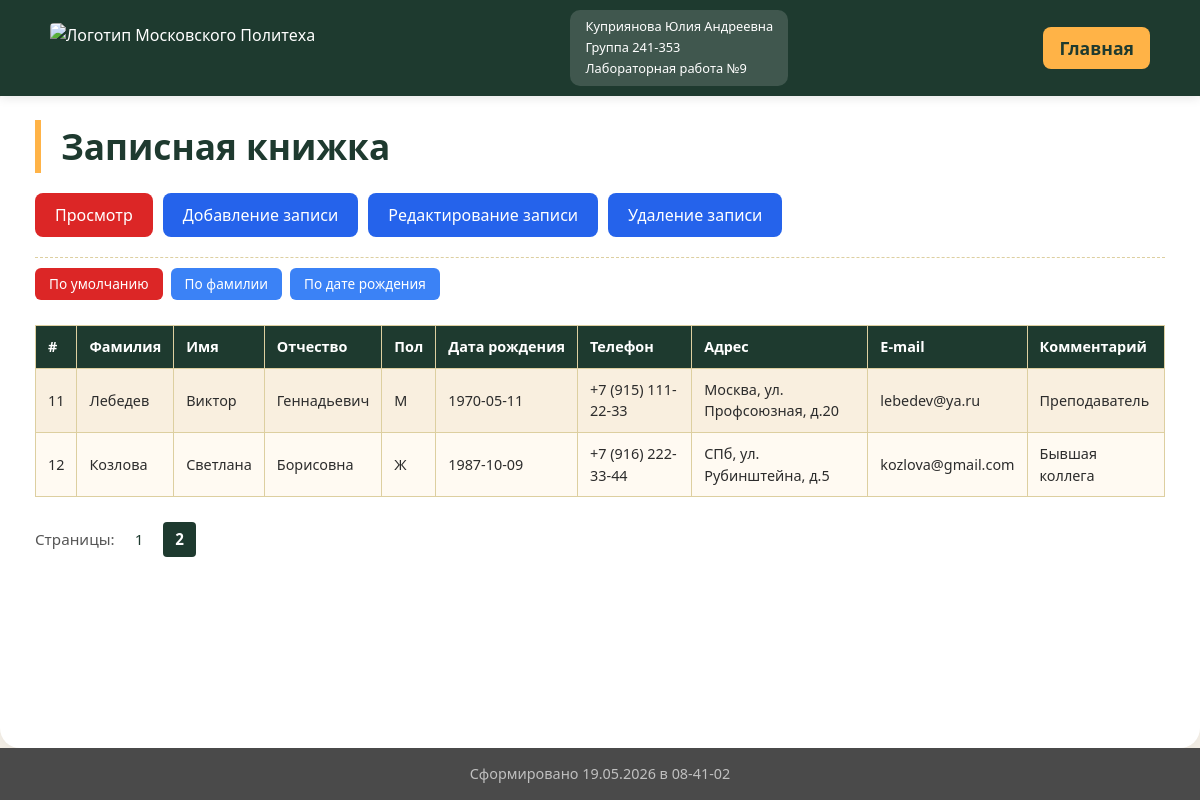
/?p=viewer&sort=byid&pg=1, run on the app's committed database.
### tables this page shows
CREATE TABLE IF NOT EXISTS friends (
    id          INT          NOT NULL AUTO_INCREMENT PRIMARY KEY,   
    surname     VARCHAR(100) NOT NULL,         
    name        VARCHAR(100) NOT NULL,         
    patronymic  VARCHAR(100) DEFAULT '',       
    gender      CHAR(1)      DEFAULT 'М',      
    birthdate   DATE,                          
    phone       VARCHAR(30)  DEFAULT '',       
    address     VARCHAR(255) DEFAULT '',       
    email       VARCHAR(150) DEFAULT '',       
    comment     TEXT         DEFAULT ''        
);

### viewer.php (the view, shortened to what this page needs)
<?php
function getFriendsList(string $type, int $page): string
{
    $mysqli = mysqli_connect('localhost', 'root', '', 'friends');
    $sql_res = mysqli_query($mysqli, 'SELECT COUNT(*) FROM friends');
    if (!mysqli_errno($mysqli) && $row = mysqli_fetch_row($sql_res)) {
        if (!$TOTAL = $row[0]) {
            return '<p class="info-msg">В записной книжке пока нет контактов.</p>';
        }
        $PAGES = ceil($TOTAL / 10);
        switch ($type) {
            default:
                $orderBy = 'ORDER BY id ASC';
                break;
        }
        $offset = $page * 10;
        $sql = 'SELECT * FROM friends ' . $orderBy . ' LIMIT ' . $offset . ', 10';
        $sql_res = mysqli_query($mysqli, $sql);
        $ret = '<table class="food-table">';
        $ret .= '<tr>
                    <th>#</th>
                    <th>Фамилия</th>
                    <th>Имя</th>
                    <th>Отчество</th>
                    <th>Пол</th>
                    <th>Дата рождения</th>
                    <th>Телефон</th>
                    <th>Адрес</th>
                    <th>E-mail</th>
                    <th>Комментарий</th>
                 </tr>';
        $num = $offset + 1;
        while ($row = mysqli_fetch_assoc($sql_res)) {
            $ret .= '<tr>
                        <td>' . $num++ . '</td>
                        <td>' . htmlspecialchars($row['surname']) . '</td>
                        <td>' . htmlspecialchars($row['name']) . '</td>
                        <td>' . htmlspecialchars($row['patronymic']) . '</td>
                        <td>' . htmlspecialchars($row['gender']) . '</td>
                        <td>' . htmlspecialchars($row['birthdate']) . '</td>
                        <td>' . htmlspecialchars($row['phone']) . '</td>
                        <td>' . htmlspecialchars($row['address']) . '</td>
                        <td>' . htmlspecialchars($row['email']) . '</td>
                        <td>' . htmlspecialchars($row['comment']) . '</td>
                     </tr>';
        }
        $ret .= '</table>';
        if ($PAGES > 1) {
            $ret .= '<div id="pages"><span>Страницы: </span>';
            for ($i = 0; $i < $PAGES; $i++) {
                if ($i != $page) {
                    $ret .= '<a href="?p=viewer&sort=' . $type . '&pg=' . $i . '">' . ($i + 1) . '</a>';
                } else {
                    $ret .= '<span class="current-page">' . ($i + 1) . '</span>';
                }
            }
            $ret .= '</div>';
        }
        return $ret;
    }
    return 'Неизвестная ошибка базы данных.';
}

### styles.css (style rules this page uses)
* { margin: 0; padding: 0; box-sizing: border-box; }
body { font-family: 'Segoe UI', Tahoma, Geneva, Verdana, sans-serif; background-color: #f5f0e8; color: #2c2c2c; line-height: 1.5; padding-top: 80px; min-height: 100vh; display: flex; flex-direction: column; }
.food-table { width: 100%; border-collapse: collapse; margin: 25px 0; background-color: #fffaf2; font-size: 0.9rem; }
.food-table th, .food-table td { border: 1px solid #ddcfa0; padding: 10px 12px; text-align: left; }
.food-table th { background-color: #1e3a2f; color: white; font-weight: 600; white-space: nowrap; }
.food-table tr:nth-child(even) { background-color: #f9efdf; }
#pages { display: flex; align-items: center; gap: 8px; margin: 15px 0; flex-wrap: wrap; }
#pages span { color: #555; font-size: 0.95rem; }
#pages a { display: inline-block; padding: 6px 12px; text-decoration: none; color: #1e3a2f; font-size: 0.95rem; border-radius: 4px; transition: border 0.1s ease; }
#pages .current-page { display: inline-block; padding: 6px 12px; background-color: #1e3a2f; color: white; border-radius: 4px; font-size: 0.95rem; font-weight: bold; }

### data on the page
friends: surname "Лебедев", name "Виктор", patronymic "Геннадьевич", gender "М", birthdate "1970-05-11", phone "+7 (915) 111-22-33", address "Москва, ул. Профсоюзная, д.20", email "lebedev@ya.ru", comment "Преподаватель"
friends: surname "Козлова", name "Светлана", patronymic "Борисовна", gender "Ж", birthdate "1987-10-09", phone "+7 (916) 222-33-44", address "СПб, ул. Рубинштейна, д.5", email "kozlova@gmail.com", comment "Бывшая коллега"
